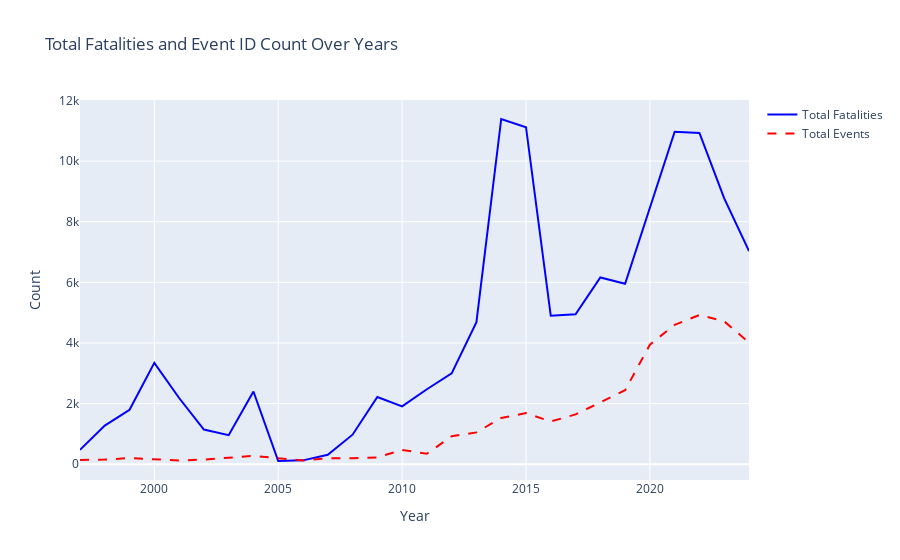

Here is the notebook cell this chart was saved with:
### Code cell
# Grouping by year to get total fatalities
fatality_per_year = ngn_crime.groupby('year')['fatalities'].sum()

# Grouping by year to get count of event_id
event_count_per_year = ngn_crime.groupby('year')['event_id_cnty'].count()

# Create a figure
fig = go.Figure()

# Add the total fatalities line
fig.add_trace(go.Scatter(
    x=fatality_per_year.index,
    y=fatality_per_year.values,
    mode='lines',
    name='Total Fatalities',
    line=dict(color='blue')
))

# Add the event_id_cnty count as a dashed red line
fig.add_trace(go.Scatter(
    x=event_count_per_year.index,
    y=event_count_per_year.values,
    mode='lines', 
    name='Total Events',
    line=dict(color='red', dash='dash')
))

# Update layout
fig.update_layout(title='Total Fatalities and Event ID Count Over Years',
                  xaxis_title='Year',
                  yaxis_title='Count')

# Show the figure
fig.show()

### Figure 1 — Plotly figure (JSON) as saved in the notebook; plotly's stock layout.template omitted (floating-point values rounded to 4 significant figures)
{"data": [{"line": {"color": "blue"}, "mode": "lines", "name": "Total Fatalities", "type": "scatter", "x": [1997, 1998, 1999, 2000, 2001, 2002, 2003, 2004, 2005, 2006, 2007, 2008, 2009, 2010, 2011, 2012, 2013, 2014, 2015, 2016, 2017, 2018, 2019, 2020, 2021, 2022, 2023, 2024], "y": [472, 1272, 1796, 3345, 2183, 1141, 956, 2398, 105, 126, 308, 973, 2217, 1906, 2472, 2995, 4686, 11389, 11119, 4896, 4949, 6162, 5952, 8488, 10969, 10929, 8772, 7029]}, {"line": {"color": "red", "dash": "dash"}, "mode": "lines", "name": "Total Events", "type": "scatter", "x": [1997, 1998, 1999, 2000, 2001, 2002, 2003, 2004, 2005, 2006, 2007, 2008, 2009, 2010, 2011, 2012, 2013, 2014, 2015, 2016, 2017, 2018, 2019, 2020, 2021, 2022, 2023, 2024], "y": [142, 152, 203, 166, 121, 152, 203, 276, 198, 120, 194, 196, 225, 472, 344, 920, 1049, 1526, 1685, 1408, 1642, 2050, 2439, 3944, 4599, 4923, 4712, 4015]}], "layout": {"autosize": true, "title": {"text": "Total Fatalities and Event ID Count Over Years"}, "xaxis": {"autorange": true, "range": [1997, 2024], "title": {"text": "Year"}, "type": "linear"}, "yaxis": {"autorange": true, "range": [-521.9, 12020.0], "title": {"text": "Count"}, "type": "linear"}}}
